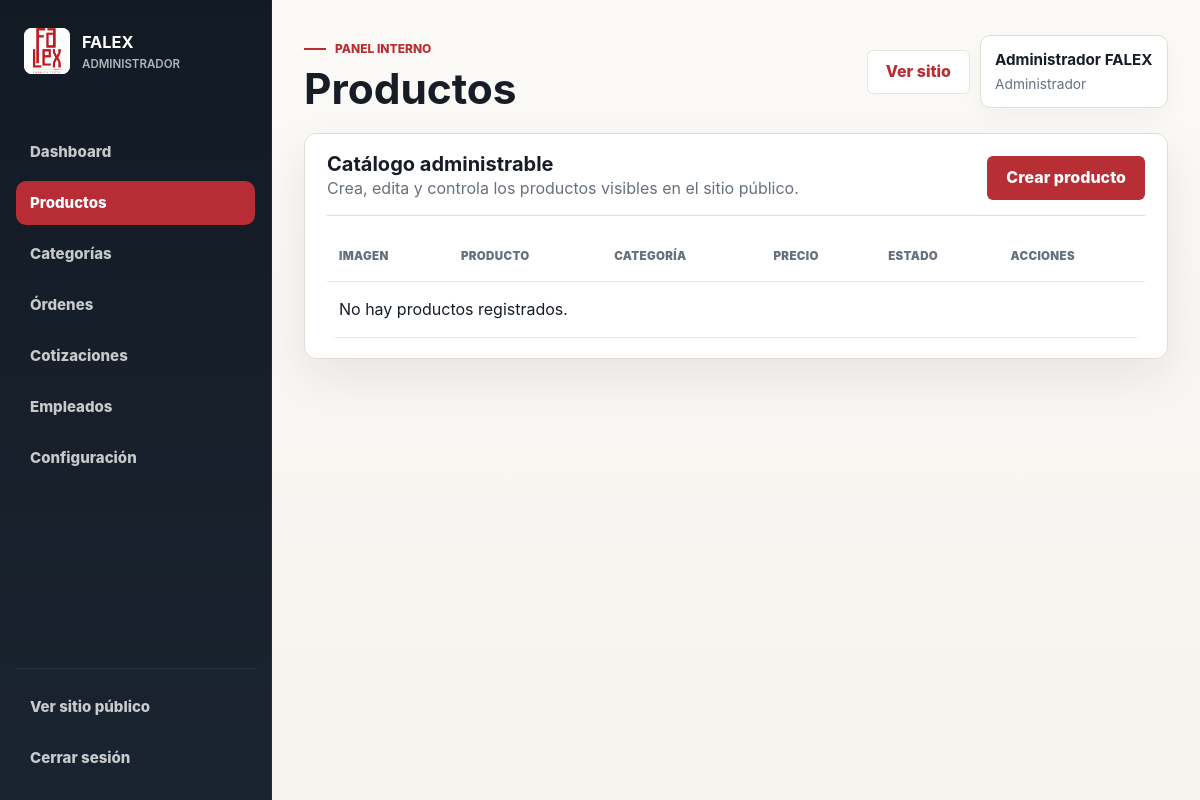
Page /admin/products.php (signed in) on the committed database.
### tables this page shows
CREATE TABLE IF NOT EXISTS usuarios (
  id INT AUTO_INCREMENT PRIMARY KEY,
  nombre VARCHAR(120) NOT NULL,
  correo VARCHAR(160) NOT NULL,
  usuario VARCHAR(80) NOT NULL UNIQUE,
  password_hash VARCHAR(255) NOT NULL,
  rol ENUM('administrador', 'empleado') NOT NULL DEFAULT 'empleado',
  estado ENUM('activo', 'inactivo') NOT NULL DEFAULT 'activo',
  fecha_creacion TIMESTAMP NOT NULL DEFAULT CURRENT_TIMESTAMP
);

### includes/helpers.php (called while the page is built, shortened)
<?php
function e(?string $value): string
{
    return htmlspecialchars((string) $value, ENT_QUOTES, 'UTF-8');
}
function url(string $path = ''): string
{
    $base = rtrim(dirname($_SERVER['SCRIPT_NAME']), '/\\');
    if (str_contains($base, '/admin')) {
        $base = dirname($base);
    }
    return ($base === '/' ? '' : $base) . '/' . ltrim($path, '/');
}

### config/database.php (called while the page is built, shortened)
<?php
function db(): PDO
{
    static $pdo = null;
    if ($pdo instanceof PDO) {
        return $pdo;
    }
    $dsn = 'mysql:host=' . DB_HOST . ';port=' . DB_PORT . ';dbname=' . DB_NAME . ';charset=' . DB_CHARSET;
    $pdo = new PDO($dsn, DB_USER, DB_PASS, [
        PDO::ATTR_ERRMODE => PDO::ERRMODE_EXCEPTION,
        PDO::ATTR_DEFAULT_FETCH_MODE => PDO::FETCH_ASSOC,
        PDO::ATTR_EMULATE_PREPARES => false,
        PDO::ATTR_TIMEOUT => 3,
    ]);
    return $pdo;
}

### includes/auth.php (called while the page is built, shortened)
<?php
require_once __DIR__ . '/../config/database.php';
require_once __DIR__ . '/helpers.php';
function current_user(): ?array
{
    static $user = null;
    if ($user !== null) {
        return $user;
    }
    try {
        $stmt = db()->prepare('SELECT id, nombre, correo, usuario, rol, estado FROM usuarios WHERE id = ? LIMIT 1');
        $stmt->execute([$_SESSION['user_id']]);
        $user = $stmt->fetch() ?: null;
    } catch (PDOException) {
        return null;
    }
    return $user;
}
function require_login(): void
{
    if (!current_user()) {
        redirect('login.php');
    }
}

### includes/admin_layout.php (the view, shortened to what this page needs)
<?php
require_once __DIR__ . '/auth.php';
function admin_header(string $title): void
{
    require_login();
    $user = current_user();
    $current = basename($_SERVER['SCRIPT_NAME']);
    $menu = [
        ['Dashboard', 'index.php', ['index.php']],
        ['Productos', 'products.php', ['products.php', 'product_form.php']],
        ['Categorías', 'categories.php', ['categories.php']],
        ['Órdenes', 'orders.php', ['orders.php']],
    ];
    if (is_admin()) {
        $menu[] = ['Cotizaciones', 'quotes.php', ['quotes.php']];
        $menu[] = ['Empleados', 'employees.php', ['employees.php']];
        $menu[] = ['Configuración', 'settings.php', ['settings.php']];
    }
    ?>
<!DOCTYPE html>
<html lang="es">
<head>
  <link rel="stylesheet" href="<?= e(url('css/styles.css?v=' . filemtime(__DIR__ . '/../css/styles.css'))) ?>">
  <link rel="stylesheet" href="<?= e(url('css/admin.css?v=' . filemtime(__DIR__ . '/../css/admin.css'))) ?>">
</head>
<body class="admin-body">
  <aside class="admin-sidebar">
    <a class="brand admin-brand" href="<?= e(url('admin/index.php')) ?>">
      <img src="<?= e(url('assets/LOGO.png')) ?>" alt="FALEX" width="62" height="62">
      <span><strong>FALEX</strong><small><?= e($user['rol']) ?></small></span>
    </a>
    <nav class="admin-menu" aria-label="Panel administrativo">
      <?php foreach ($menu as [$label, $href, $matches]): ?>
        <a class="<?= in_array($current, $matches, true) ? 'active' : '' ?>" href="<?= e(url('admin/' . $href)) ?>"><?= e($label) ?></a>
      <?php endforeach; ?>
    </nav>
    <div class="admin-sidebar-footer">
      <a href="<?= e(url('index.php')) ?>" target="_blank" rel="noopener">Ver sitio público</a>
      <a href="<?= e(url('logout.php')) ?>">Cerrar sesión</a>
    </div>
  </aside>
  <main class="admin-main">
    <header class="admin-topbar">
      <div>
        <p class="eyebrow">Panel interno</p>
        <h1><?= e($title) ?></h1>
      </div>
      <div class="admin-topbar-actions">
        <a class="btn btn-secondary" href="<?= e(url('index.php')) ?>" target="_blank" rel="noopener">Ver sitio</a>
        <div class="admin-user">
          <strong><?= e($user['nombre']) ?></strong>
          <span><?= e($user['rol']) ?></span>
        </div>
      </div>
    </header>
    <?php
}
function admin_footer(): void
{
    ?>
  </main>
</body>
</html>
    <?php
}

### css/admin.css (style rules this page uses)
:root { --admin-bg: #f6f3ee; --admin-panel: #ffffff; --admin-ink: #171d26; --admin-muted: #66717f; --admin-line: #e2ddd4; --admin-soft: #faf8f4; --admin-brand: #b82d35; --admin-brand-dark: #8f2027; --admin-sidebar: #121a24; --admin-sidebar-soft: #1a2430; --admin-shadow: 0 18px 48px rgba(23, 29, 38, 0.08); }
body.admin-body { min-height: 100vh; display: grid; grid-template-columns: 272px minmax(0, 1fr); color: var(--admin-ink); background: linear-gradient(180deg, #fbfaf7 0%, var(--admin-bg) 100%), linear-gradient(90deg, rgba(23, 29, 38, 0.025) 1px, transparent 1px); background-size: auto, 48px 48px; }
body.admin-body::before { content: none; }
.admin-sidebar { position: sticky; top: 0; height: 100vh; display: flex; flex-direction: column; gap: 18px; padding: 20px 16px; overflow-y: auto; background: linear-gradient(180deg, var(--admin-sidebar), var(--admin-sidebar-soft)); }
.admin-brand { gap: 12px; min-width: 0; padding: 8px; }
.admin-brand img { width: 46px; height: 46px; border: 0; border-radius: 8px; box-shadow: none; }
.admin-brand strong { color: #fff; font-size: 1.02rem; }
.admin-brand small { max-width: 150px; overflow: hidden; color: rgba(255, 255, 255, 0.68); font-size: 0.72rem; text-overflow: ellipsis; white-space: nowrap; }
.admin-menu, .admin-sidebar-footer { display: grid; gap: 7px; }
.admin-menu { margin-top: 4px; }
.admin-sidebar-footer { margin-top: auto; padding-top: 16px; border-top: 1px solid rgba(255, 255, 255, 0.08); }
.admin-menu a, .admin-sidebar-footer a { min-height: 44px; display: flex; align-items: center; padding: 10px 14px; border-radius: 10px; color: rgba(255, 255, 255, 0.76); font-size: 0.94rem; font-weight: 800; }
.admin-menu a.active { color: #fff; background: var(--admin-brand); }
.admin-main { width: min(100%, 1280px); padding: 30px 32px 56px; }
.admin-topbar { display: flex; align-items: flex-start; justify-content: space-between; gap: 20px; margin-bottom: 22px; }
.admin-topbar .eyebrow { margin-bottom: 8px; }
.admin-topbar h1 { margin: 0; font-size: clamp(2.15rem, 3vw, 3.2rem); line-height: 1.02; }
.admin-topbar-actions { display: flex; align-items: center; gap: 10px; flex-shrink: 0; }
.admin-user { min-width: 188px; padding: 12px 14px; border: 1px solid var(--admin-line); border-radius: 10px; background: #fff; box-shadow: 0 8px 24px rgba(23, 29, 38, 0.04); }
.admin-user strong, .admin-user span { display: block; }
.admin-user span { color: var(--admin-muted); font-size: 0.86rem; }

### rows in the picture
usuarios: rol "ADMINISTRADOR", nombre "Administrador FALEX", rol "Administrador"

### other values in the picture
$label "Dashboard"
$label "Productos"
$label "Categorías"
$label "Órdenes"
$label "Cotizaciones"
$label "Empleados"
$label "Configuración"
$title "Productos"
